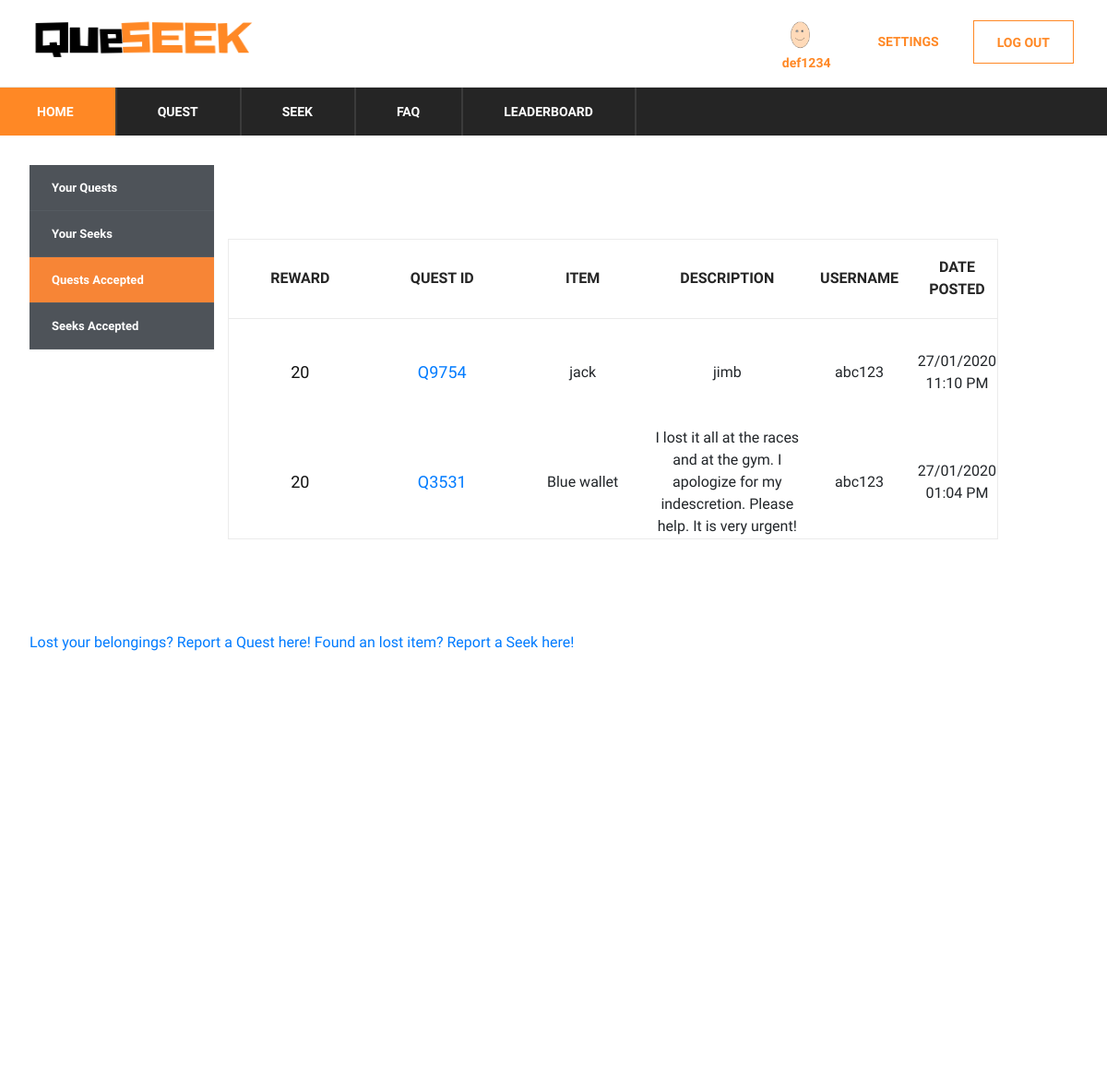
The page /home/QuestsAccepted (signed in) on the database its author committed.
### app/models.py (models this page shows)
class UserProfile(UserMixin, Base):
    __tablename__ = "userProfile"
    id = db.Column(db.String, ForeignKey('users.id'), primary_key=True)
    level = db.Column(db.Integer, nullable=False, default=1)
    coinsBalance = db.Column(db.Integer, nullable=False, default=0)
    coinsCollected = db.Column(db.Integer, nullable=False, default=0)
    coinsToNext = db.Column(db.Integer, nullable=False, default=20)
    avatarId = db.Column(db.String, ForeignKey('Avatars.avatarId'), default='0000')

class User(UserMixin, Base):
    __tablename__ = "users"
    id = db.Column(db.String, primary_key=True)
    email = db.Column(db.String(255), unique=True, nullable=False)
    password = db.Column(db.String(255), nullable=False)
    username = db.Column(db.String(255), unique=True, nullable=False)
    created_at = db.Column(DateTime(timezone=True), default=datetime.now(pytz.timezone('Asia/Singapore')))

class Quest(UserMixin, Base):
    __tablename__ = "quests"
    questId = db.Column(db.String, primary_key=True)
    reward = db.Column(db.Integer, nullable=False)
    item = db.Column(db.String(255), nullable=False)
    location = db.Column(db.String(255), nullable=False)
    description = db.Column(db.String(255))
    userId = db.Column(db.String, ForeignKey('users.id'), primary_key=True)
    posted_at = db.Column(DateTime(timezone=True), default=datetime.now(pytz.timezone('Asia/Singapore')))
    state = db.Column(db.Integer, nullable=False, default=0)
    type = db.Column(db.Integer, nullable=False, default=0)
    featured = db.Column(db.Integer, nullable=False, default=0)
    totalSeekers = db.Column(db.Integer, nullable=False, default=1)

### app/__init__.py (the view)
@app.route('/home/QuestsAccepted')
def home_quests_accepted():
    if (not current_user.is_anonymous):
        questsAccepted = (db.session.query(User, Quest, QuestsAccepted)
                          .filter(User.id == Quest.userId)
                          .filter(QuestsAccepted.questId == Quest.questId)
                          .filter(QuestsAccepted.userId == current_user.get_id())
                          .order_by(Quest.posted_at.desc())
                          .all())
        return render_template('index.html', rows=questsAccepted, page='qa')
    return index()

### app/__init__.py (called while the page is built)
@login.user_loader
def load_user(id):
    return User.query.get(id)

@app.context_processor
def inject_dict_for_all_templates():
    if (not current_user.is_anonymous):
        userprofile = (db.session.query(UserProfile)
                       .filter(UserProfile.id == current_user.id)
                       .first()
                       )
        return dict(current_user_avatar=userprofile.avatarId)
    return dict()

### app/templates/index.html (shortened to what this page needs)
<!DOCTYPE html>
<html lang="zxx">
<head>
    <link rel="stylesheet" href="{{ url_for('static', filename='css/bootstrap.min.css')}}" type="text/css">
    <link rel="stylesheet" href="{{ url_for('static', filename='css/font-awesome.min.css')}}" type="text/css">
    <link rel="stylesheet" href="{{ url_for('static', filename='css/themify-icons.css')}}" type="text/css">
    <link rel="stylesheet" href="{{ url_for('static', filename='css/elegant-icons.css')}}" type="text/css">
    <link rel="stylesheet" href="{{ url_for('static', filename='css/owl.carousel.min.css')}}" type="text/css">
    <link rel="stylesheet" href="{{ url_for('static', filename='css/nice-select.css')}}" type="text/css">
    <link rel="stylesheet" href="{{ url_for('static', filename='css/jquery-ui.min.css')}}" type="text/css">
    <link rel="stylesheet" href="{{ url_for('static', filename='css/slicknav.min.css')}}" type="text/css">
    <link rel="stylesheet" href="{{ url_for('static', filename='css/style.css')}}" type="text/css">
    <link rel="stylesheet" href="{{ url_for('static', filename='css/table.css')}}" type="text/css">
</head>
<body>
<header class="header-section">
    {% include "base/topbar.html" %}
    {% include "base/menu.html" %}
</header>
<section class="hero-section">
    <div class="hero-items owl-carousel">
        {% if current_user.is_anonymous %}
        <div class="single-hero-items set-bg" data-setbg="{{ url_for('static', filename='img/HomeCompass.png')}}">
            <div class="container">
                <div class="row">
                    <div class="col-lg-5">
                        <h4>Always losing your belongings?</h4>
                        <h4>Need help running errands?</h4>
                        <h4>Love helping others out?</h4>
                        <h1>Join Us!</h1>
                        <br>
                        <a href="{{ url_for('signup') }} " class="primary-btn">Sign Up</a>
                    </div>
                </div>
            </div>
        </div>
        {% else %}
        <div class="topbar-cover2">
            <div class="desc">
                <section class="cd-faq">
                    <div class="cd-faq-categories">
                        {% if page == 'ys' %}
                        <a href="{{url_for('home_your_quests')}}">Your Quests</a>
                        <a class="active" href="{{url_for('home_your_seeks')}}">Your Seeks</a>
                        <a href="{{url_for('home_quests_accepted')}}">Quests Accepted</a>
                        <a href="{{url_for('home_seeks_accepted')}}">Seeks Accepted</a>
                        {% elif page == 'qa' %}
                        <a href="{{url_for('home_your_quests')}}">Your Quests</a>
                        <a href="{{url_for('home_your_seeks')}}">Your Seeks</a>
                        <a class="active" href="{{url_for('home_quests_accepted')}}">Quests Accepted</a>
                        <a href="{{url_for('home_seeks_accepted')}}">Seeks Accepted</a>
                        {% elif page == 'sa' %}
                        <a href="{{url_for('home_your_quests')}}">Your Quests</a>
                        <a href="{{url_for('home_your_seeks')}}">Your Seeks</a>
                        <a href="{{url_for('home_quests_accepted')}}">Quests Accepted</a>
                        <a class="active" href="{{url_for('home_seeks_accepted')}}">Seeks Accepted</a>
                        {% else %}
                        <a class="active" href="{{url_for('home_your_quests')}}">Your Quests</a>
                        <a href="{{url_for('home_your_seeks')}}">Your Seeks</a>
                        <a href="{{url_for('home_quests_accepted')}}">Quests Accepted</a>
                        <a href="{{url_for('home_seeks_accepted')}}">Seeks Accepted</a>
                        {% endif %}
                    </div>
                    <section class="shopping-cart spad">
                        <div class="container">
                            <div class="row">
                                <div class="col-lg-12">
                                    <div class="cart-table">
                                        <table>
                                            <thead>
                                            <tr>
                                                <th>Reward</th>
                                                {% if page == 'ys' or page == 'sa' %}
                                                <th>Seek ID</th>
                                                {% else %}
                                                <th>Quest ID</th>
                                                {% endif %}
                                                <th>Item</th>
                                                <th>Description</th>
                                                <th>Username</th>
                                                <th>Date Posted</th>
                                            </tr>
                                            </thead>
                                            <tbody>
                                            {% for row in rows %}
                                            <tr>
                                                <td class="cart-pic"><h5>{{ row[1].reward }}</h5></td>
                                                <td class="cart-pic">
                                                    <h5>
                                                        {% if page == 'ys' or page == 'sa' %}
                                                        <a href='/seek/{{row[1].seekId}}'>{{ row[1].seekId}}</a>
                                                        {% else %}
                                                        <a href='/quest/{{row[1].questId}}'>{{ row[1].questId}}</a>
                                                        {% endif %}
                                                    </h5>
                                                </td>
                                                <td class="cart-pic">{{ row[1].item }}</td>
                                                <td class="cart-pic">{{ row[1].description }}</td>
                                                <td class="cart-pic">{{ row[0].username }}</td>
                                                <td class="cart-pic">{{ row[1].posted_at.strftime('%d/%m/%Y %I:%M %p') }}</td>
                                            </tr>
                                            {% endfor %}
                                            </tbody>
                                        </table>
                                    </div>
                                </div>
                            </div>
                        </div>
                    </section>
                    <div class="inlineblock">{% include "base/button.html" %}</div>
                </section>
            </div>
        </div>
        {% endif %}
    </div>
</section>
</body>
</html>

### app/templates/base/loginlogout.html
<div class="ht-right">
    <div class="login-panel">
        {% if current_user.is_anonymous %}
        <a href="{{ url_for('signup') }} " class="log-btn">SIGN UP</a>
        <a href="{{ url_for('login') }} " class="log-btn">LOG IN</a>
        {% else %}
        <a href="{{ url_for('logout') }}" class="log-btn">LOG OUT</a>
        <a href="{{ url_for('settings') }}" class="settings-btn">SETTINGS</a>
        {% endif %}
    </div>
    {% if current_user.is_anonymous %}
    {% else %}
    <div class="login-panel">
        <a href="{{url_for('profile')}}">
            <img src="{{ url_for('static', filename='img/avatars/'+current_user_avatar+'.png')}}"
                 width="40"
                 height="40">
        </a>
        <br>
        <a href="{{ url_for('profile') }}" class="user-btn"> {{ current_user.username }}</a>
    </div>
    {% endif %}
</div>

### app/static/css/style.css (style rules this page uses)
html, body { height: 100%; font-family: "Muli", sans-serif; -webkit-font-smoothing: antialiased; font-smoothing: antialiased; }
h1, h2, h3, h4, h5, h6 { margin: 0; color: #111111; font-weight: 400; font-family: "Muli", sans-serif; }
h5 { font-size: 18px; }
img { max-width: 100%; }
.header-top .ht-right { float: right; }
.header-top .ht-right .login-panel { float: right; font-size: 14px; color: #252525; display: inline-block; padding-left: 20px; padding-top: 18px; padding-bottom: 15px; }
.shopping-cart { padding-top: 80px; padding-bottom: 60px; }
.cart-table { margin-bottom: 40px; }
.cart-table table { width: 100%; min-width: 480px; border: 1px solid #ebebeb; }
.cart-table table tr th { font-size: 16px; color: #252525; font-weight: 700; border-bottom: 1px solid #ebebeb; text-align: center; padding: 18px 0 19px; text-transform: uppercase; }
.cart-table table tr td { text-align: center; padding-top: 34px; }
.cart-table table tr td.cart-pic { width: 21%; }
@media only screen and (min-width: 1200px) { .container { max-width: 1170px; } }
.log-btn { float: right; display: inline-block; padding-left: 20px; padding-top: 18px; padding-bottom: 15px; color: #ff8825; border: 1px solid #ff8825; font-size: 14px; font-weight: 700; text-transform: uppercase; padding: 13px 25px 11px; cursor: pointer; margin: 4px 6px; }
.settings-btn { float: right; display: inline-block; padding-left: 20px; padding-top: 18px; padding-bottom: 15px; color: #ff8825; font-size: 14px; font-weight: 700; text-transform: uppercase; padding: 13px 25px 11px; cursor: pointer; margin: 4px 6px; }
.user-btn { color: #ff8825; font-size: 14px; font-weight: 700; cursor: pointer; }

### app/static/css/table.css (style rules this page uses)
.topbar-cover2 { position: relative; height: 1000px; }
.cd-faq { width: 90%; margin: 2em auto; box-shadow: 0 1px 5px rgba(0, 0, 0, 0.1); }
.cd-faq:after { content: ""; display: table; clear: both; }
@media only screen and (min-width: 768px) { .cd-faq { position: relative; margin: 2em; box-shadow: none; } }
@media only screen and (min-width: 768px) { .cd-faq > * { vertical-align:middle; } }
@media only screen and (min-width: 768px) { .cd-faq-categories a { position: relative; display: block; overflow: hidden; height: 50px; line-height: 50px; padding: 0 28px 0 16px; background-color: #4e5359; -webkit-font-smoothing: antialiased; -moz-osx-font-smoothing: grayscale; color: #ffffff; white-space: nowrap; border-bottom: 1px solid #555b61; text-overflow: ellipsis; } }
@media only screen and (min-width: 768px) { .cd-faq .active { background-color: #F78536; } }
@media only screen and (min-width: 768px) { .cd-faq-categories a::before, .cd-faq-categories a::after { position: absolute; top: 50%; right: 16px; display: inline-block; height: 1px; width: 10px; background-color: #7f868e; } }
@media only screen and (min-width: 768px) { .cd-faq-categories a::after { -webkit-transform: rotate(90deg); -moz-transform: rotate(90deg); -ms-transform: rotate(90deg); -o-transform: rotate(90deg); transform: rotate(90deg); } }

### rows shown on the page
UserProfile: avatarId (picture)
User: username "def1234"
User: reward "20", questId "Q9754", item "jack", description "jimb", username "abc123", posted_at "27/01/2020 11:10 PM", questId "Q3531", item "Blue wallet", description "I lost it all at the races and at the gym. I apologize for my indescretion. Please help. It is very urgent!", posted_at "27/01/2020 01:04 PM"
